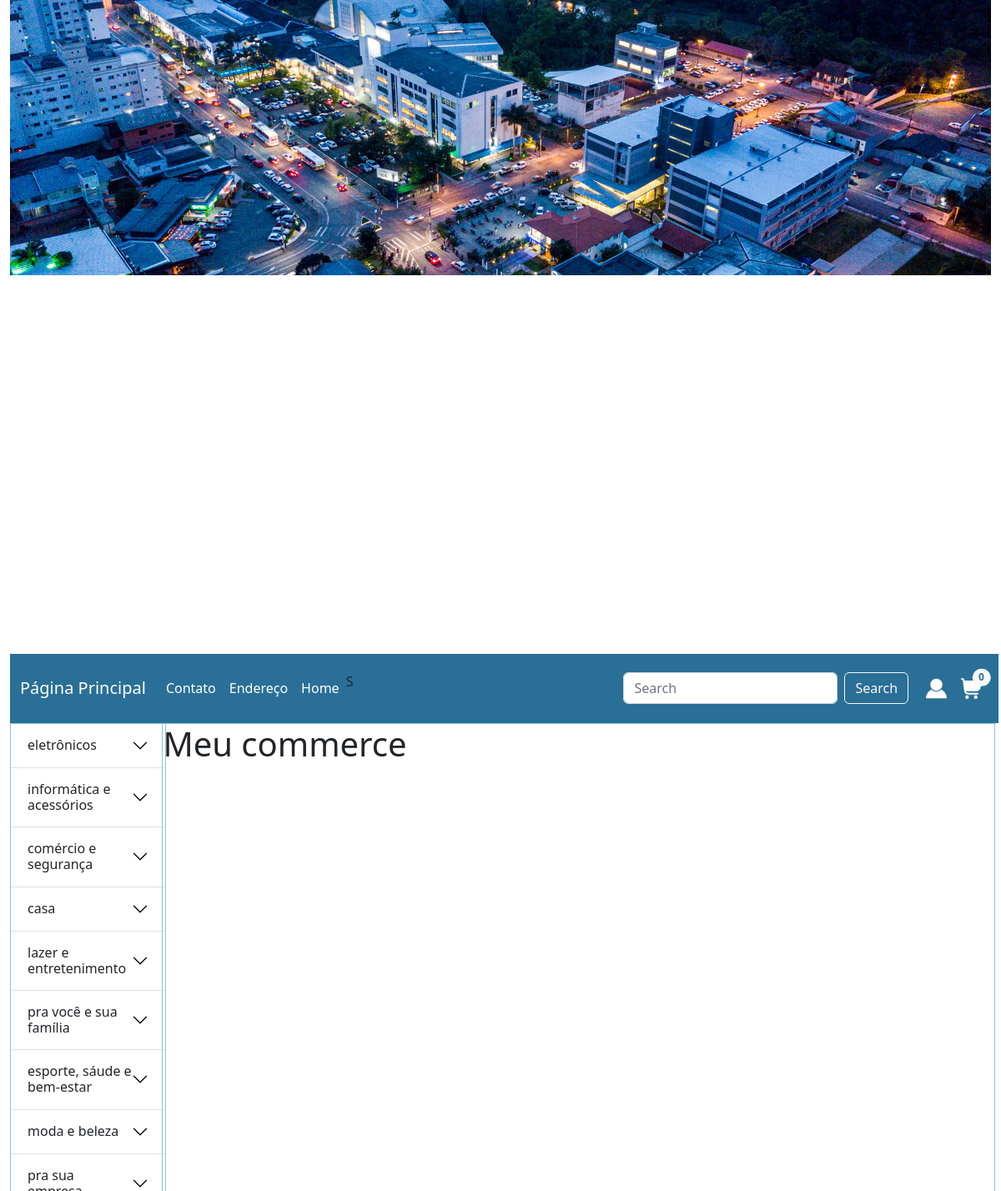
The page / on the database its author committed.
### tables this page shows
CREATE TABLE `paginas` (
  `id` int(11) NOT NULL,
  `url` varchar(100) NOT NULL,
  `label` varchar(30) NOT NULL,
  `corpo` varchar(3000) NOT NULL,
  `categoria` varchar(50) NOT NULL
);

CREATE TABLE `categorias` (
  `id` int(11) NOT NULL,
  `descricao` varchar(100) NOT NULL,
  `categoria_pai` int(11) DEFAULT NULL
);

### lib/conexao.php (called while the page is built, shortened)
<?php
$cont = ['One', 'Two', 'Three', 'Four', 'Five', 'Six', 'Seven', 'Eight', 'Nine', 'Ten'];
?>

### menuVertical.php (the view, shortened to what this page needs)
<?php
  $sql = "SELECT * from categorias where categoria_pai is null ";
  $categoria = $conn->prepare($sql);
  $categoria->execute();
  $i = 0;
?>
<div class="accordion accordion-flush" id="accordionFlushExample">
  <?php
    foreach($categoria as $linha) {
      ?>
        <div class="accordion-item">
          <h2 class="accordion-header" id="flush-heading<?php echo $cont[$i]; ?>">
            <button class="accordion-button collapsed" type="button" data-bs-toggle="collapse" data-bs-target="#flush-collapse<?php echo $cont[$i]; ?>" aria-expanded="false" aria-controls="flush-collapse<?php echo $cont[$i]; ?>">
              <?php echo $linha['descricao']; ?>
            </button>
          </h2>
        </div>
      <?php
      $i= $i+1;
    }
  ?>
</div>

### index.php (shortened to what this page needs)
<?php
    include "lib/conexao.php";
?>
<!doctype html>
<html lang="en">
  <head>
    <link rel='stylesheet' href='https://cdn-uicons.flaticon.com/uicons-regular-rounded/css/uicons-regular-rounded.css'>
    <link href="https://cdn.jsdelivr.net/npm/bootstrap@5.2.0/dist/css/bootstrap.min.css" rel="stylesheet">
    <link rel="stylesheet" href="estilo.css">
  </head>
  <body>
    <div class="container-fluid">
        <img src="img/unidavi.jpg" class="img-fluid"  alt="...">
        <?php
        include "menu.php";
        echo "<div id='menu'>";
            include "menuVertical.php";
        echo "</div>";
        echo "<div id='corpo'>";
            if(isset($_GET['pagina'])) {
                $sql = "SELECT * from paginas where url = :url";
                $paginas = $conn->prepare($sql);
                $paginas->execute(array('url'=>$_GET['pagina']));
                $linha = $paginas->fetch();
                if(!empty($linha['url'])) {
                    if($linha['url']=='realizar_pedido') {
                        if(!isset($_SESSION['logado'])) {
                            include 'login.php';
                        } else {
                            require_once $linha['url'].'.php';
                        }
                    } else if($linha['url']=='logout') {
                        include 'home.php';
                    } else if($linha['url']=='login' & isset($_SESSION['logado'])){
                        include 'informacoes_login.php';
                    } else {
                        require_once $linha['url'].'.php';
                    }
                } else {
                    include '404.php';
                }
            } else {
                include 'home.php';
            }
        echo "</div>";
        ?>
    </div>
  </body>
</html>

### menu.php (shortened to what this page needs)
<nav class="navbar navbar-expand-lg" style="background-color: #2a6f97;">
  <div class="container-fluid">
    <a class="navbar-brand" href="/git/aulas/paginaprincipal/indexrefatorado.php" style="color: white;">Página Principal</a>
    <div class="collapse navbar-collapse" id="navbarSupportedContent">
      <ul class="navbar-nav me-auto mb-2 mb-lg-0">
        <?php
            $sql = "SELECT * from paginas where categoria = 'menu'";
            $menu = $conn->prepare($sql);
            $menu->execute();
            while ($linha = $menu->fetch()) {
              if($linha['url']=='meus_pedidos') {
                if(isset($_SESSION['logado'])) {
                  echo "<li class='nav-item'>";
                    echo "<a class='nav-link active' aria-current='page' href='?pagina={$linha['url']}' style='color: white;'>{$linha['label']}</a>";
                  echo "</li>";
                }
              } else {
                echo "<li class='nav-item'>";
                  echo "<a class='nav-link active' aria-current='page' href='?pagina={$linha['url']}' style='color: white;'>{$linha['label']}</a>";
                 echo "</li>";
              }
            }
        ?>S
      </ul>
      <form class="d-flex" role="search">
        <input class="form-control me-2" type="search" placeholder="Search" aria-label="Search">
        <button class="btn btn-outline-light" type="submit">Search</button>
      </form>&nbsp;&nbsp;&nbsp;&nbsp;&nbsp;
      <a href="?pagina=login" id="user">
        <img src="img/usuario.png" width="25">
      </a> &nbsp;&nbsp;&nbsp;&nbsp;
      <a href="?pagina=carrinho" class="position-relative carrinho">
        <span class="position-absolute top-0 start-100 translate-middle badge rounded-pill bg-light">
          <strong style="color:#2a6f97">
            <?php
            if(isset($_SESSION['carrinho'])){
              echo count($_SESSION['carrinho']);
            } else {
              echo "0";
            } ?>
          </strong>
          </span>
        <img src="img/carrinho.png" width="25">
      </a>&nbsp;&nbsp;
    </div>
  </div>
</nav>

### home.php
<h1>Meu commerce</h1>

### estilo.css (style rules this page uses)
#menu { position: absolute; top: 60.7%; width: 15.6%; height: 600px; overflow: auto; border: 1px solid #89c2d9; }
.navbar { position: absolute; top: 54.9%; width: 98.74%; height: 5.8%; }
#corpo { position: absolute; top: 60.7%; left: 16.2%; width: 83.2%; height: 600px; border: 1px solid #89c2d9; overflow: auto; }
.carrinho { text-decoration: none; }

### rows shown on the page
paginas: label "Contato"
paginas: label "Endereço"
paginas: label "Home"
categorias: descricao "eletrônicos"
categorias: descricao "informática e acessórios"
categorias: descricao "comércio e segurança"
categorias: descricao "casa"
categorias: descricao "lazer e entretenimento"
categorias: descricao "pra você e sua família"
categorias: descricao "esporte, sáude e bem-estar"
categorias: descricao "moda e beleza"
categorias: descricao "pra sua…"
